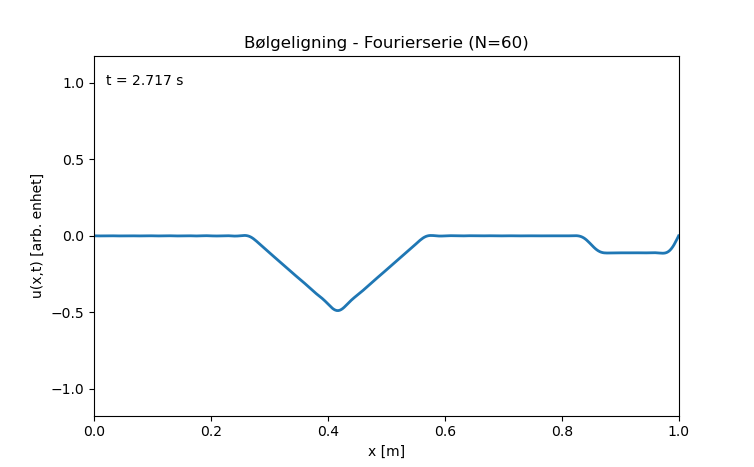

Recreate this plot in Python.
# -------- Pakkeimporter --------
import numpy as np
import matplotlib.pyplot as plt
from matplotlib.animation import FuncAnimation

# ---------- Parametre ----------
length_m: float = 1.0
wave_speed: float = 1.0
duration_s: float = 3.0

# ---------- Numeriske parametre ----------
num_points: int = 401

# ---------- For Fourier-metoden ----------
num_modes: int = 60

# ---------- Plot/animasjon ----------
fps: int = 60
line_width: float = 2.0

# ---------- Initialbetingelser ----------
initial_shape_type: str = "pluck"
initial_velocity_zero: bool = True

# ---------- Initialbetingelser for "pluck" ----------
pluck_position: float = 0.3
pluck_width: float = 0.15

# ---------- Initialbetingelser ----------
def initial_shape(x: np.ndarray) -> np.ndarray:
    if initial_shape_type == "sine1":
        return np.sin(np.pi * x / length_m)
    elif initial_shape_type == "pluck":
        center = pluck_position * length_m
        width = pluck_width * length_m
        return np.clip(1.0 - np.abs(x - center) / width, 0.0, 1.0)
    else:
        return np.exp(-((x - 0.5 * length_m) ** 2) / (0.05 * length_m) ** 2)

def initial_velocity(x: np.ndarray) -> np.ndarray:
    if initial_velocity_zero:
        return np.zeros_like(x)
    return 0.2 * np.sin(2 * np.pi * x / length_m)

# ---------- Diskret rom/tid ----------
x: np.ndarray = np.linspace(0.0, length_m, num_points)
dx: float = x[1] - x[0]           # beholdes for info, ikke brukt til dt
dt: float = 1.0 / fps             # tidssteg styres av ønsket animasjonsrate
num_steps: int = int(duration_s * fps) + 1
t: np.ndarray = np.arange(num_steps) * dt

# ---------- Metode: Analytisk Fourierserie ----------
def simulate_fourier() -> np.ndarray:
    f = initial_shape(x)
    g = initial_velocity(x)

    n = np.arange(1, num_modes + 1)[:, None]                         # (N,1)
    sin_basis = np.sin(np.pi * n * x[None, :] / length_m)            # (N, Nx)
    omega_n = wave_speed * np.pi * np.arange(1, num_modes + 1) / length_m  # (N,)

    B = (2.0 / length_m) * np.trapz(f[None, :] * sin_basis, x, axis=1)
    B_star = (2.0 / (length_m * omega_n)) * np.trapz(g[None, :] * sin_basis, x, axis=1)

    frames = np.zeros((num_steps, num_points))
    for k, tk in enumerate(t):
        coeff_t = B * np.cos(omega_n * tk) + B_star * np.sin(omega_n * tk)
        frames[k, :] = coeff_t @ sin_basis

    frames[:, 0] = 0.0
    frames[:, -1] = 0.0
    return frames

# ---------- Plot/animasjon ----------
def animate(frames: np.ndarray, title: str):
    fig, ax = plt.subplots()
    (line,) = ax.plot(x, frames[0], lw=line_width)
    ax.set_xlim(0.0, length_m)
    y_pad = 0.1 + 0.1 * np.max(np.abs(frames[0]))
    ax.set_ylim(frames.min() - y_pad, frames.max() + y_pad)
    ax.set_xlabel("x [m]")
    ax.set_ylabel("u(x,t) [arb. enhet]")
    ax.set_title(title)
    time_txt = ax.text(0.02, 0.92, f"t = 0.000 s", transform=ax.transAxes)

    def init():
        line.set_ydata(frames[0])
        time_txt.set_text(f"t = {0.0:.3f} s")
        return line, time_txt

    def update(i):
        line.set_ydata(frames[i])
        time_txt.set_text(f"t = {i*dt:.3f} s")
        return line, time_txt

    anim = FuncAnimation(
        fig,
        update,
        frames=range(0, len(frames), 1),
        init_func=init,
        interval=3000 / fps,    # ekte fps
        blit=True,
    )
    plt.show()
    return anim

# ---------- Kjør ----------
if __name__ == "__main__":
    U = simulate_fourier()
    anim = animate(U, f"Bølgeligning - Fourierserie (N={num_modes})")
